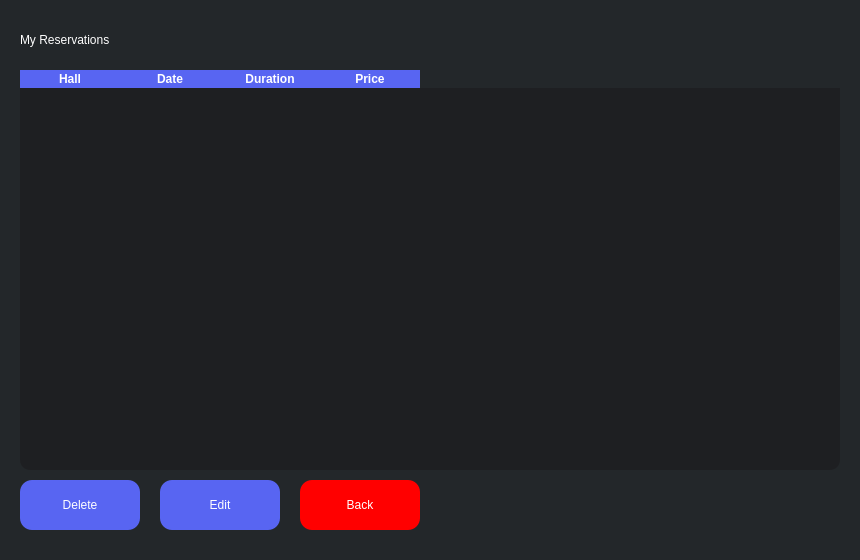
<?xml version="1.0" encoding="UTF-8"?>
<ui version="4.0">
 <class>ViewReservation</class>
 <widget class="QWidget" name="ViewReservation">
  <property name="geometry">
   <rect>
    <x>0</x>
    <y>0</y>
    <width>860</width>
    <height>560</height>
   </rect>
  </property>
  <property name="styleSheet">
   <string notr="true">background-color: #23272A;</string>
  </property>
  <widget class="QLabel" name="titleLabel">
   <property name="geometry">
    <rect>
     <x>20</x>
     <y>20</y>
     <width>820</width>
     <height>40</height>
    </rect>
   </property>
   <property name="styleSheet">
    <string notr="true">font: 900 18pt &quot;Segoe UI&quot;; color: white;</string>
   </property>
   <property name="text">
    <string>My Reservations</string>
   </property>
  </widget>
  <widget class="QTableWidget" name="reservationsTable">
   <property name="geometry">
    <rect>
     <x>20</x>
     <y>70</y>
     <width>820</width>
     <height>400</height>
    </rect>
   </property>
   <property name="styleSheet">
    <string notr="true">
     QTableWidget {
       background-color: #1E1F22;
       color: white;
       gridline-color: #5865F2;
       border-radius: 10px;
     }
     QHeaderView::section {
       background-color: #5865F2;
       color: white;
       font-weight: bold;
       border: none;
     }
    </string>
   </property>
   <property name="rowCount">
    <number>0</number>
   </property>
   <property name="columnCount">
    <number>4</number>
   </property>
   <column>
    <property name="text">
     <string>Hall</string>
    </property>
   </column>
   <column>
    <property name="text">
     <string>Date</string>
    </property>
   </column>
   <column>
    <property name="text">
     <string>Duration</string>
    </property>
   </column>
   <column>
    <property name="text">
     <string>Price</string>
    </property>
   </column>
  </widget>
  <widget class="QPushButton" name="btnDeleteReservation">
   <property name="geometry">
    <rect>
     <x>20</x>
     <y>480</y>
     <width>120</width>
     <height>50</height>
    </rect>
   </property>
   <property name="styleSheet">
    <string notr="true">
     QPushButton {
       font: 700 12pt &quot;Segoe UI&quot;;
       color: white;
       background-color: #5865F2;
       border-radius: 12px;
     }
     QPushButton:hover {
       background-color: #4752C4;
     }
    </string>
   </property>
   <property name="text">
    <string>Delete</string>
   </property>
  </widget>
  <widget class="QPushButton" name="btnEditReservation">
   <property name="geometry">
    <rect>
     <x>160</x>
     <y>480</y>
     <width>120</width>
     <height>50</height>
    </rect>
   </property>
   <property name="styleSheet">
    <string notr="true">
     QPushButton {
       font: 700 12pt &quot;Segoe UI&quot;;
       color: white;
       background-color: #5865F2;
       border-radius: 12px;
     }
     QPushButton:hover {
       background-color: #4752C4;
     }
    </string>
   </property>
   <property name="text">
    <string>Edit</string>
   </property>
  </widget>
  <widget class="QPushButton" name="btnBack">
   <property name="geometry">
    <rect>
     <x>300</x>
     <y>480</y>
     <width>120</width>
     <height>50</height>
    </rect>
   </property>
   <property name="styleSheet">
    <string notr="true">
     QPushButton {
       font: 700 12pt &quot;Segoe UI&quot;;
       color: white;
       background-color: rgb(255, 0, 0);
       border-radius: 12px;
     }
     QPushButton:hover {
       background-color: rgb(170, 0, 0);
     }
    </string>
   </property>
   <property name="text">
    <string>Back</string>
   </property>
  </widget>
 </widget>
 <resources/>
 <connections/>
</ui>
